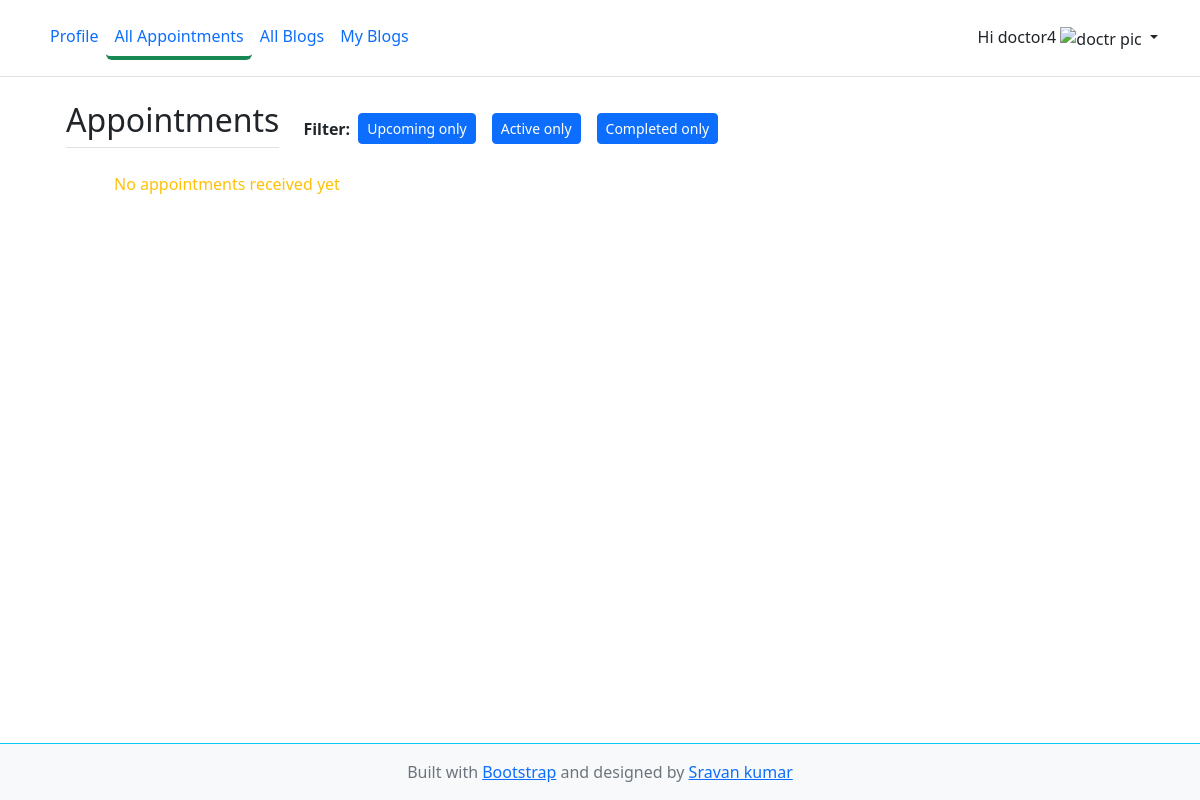
Before: /doctor/appointments/ (signed in) with the older database file.
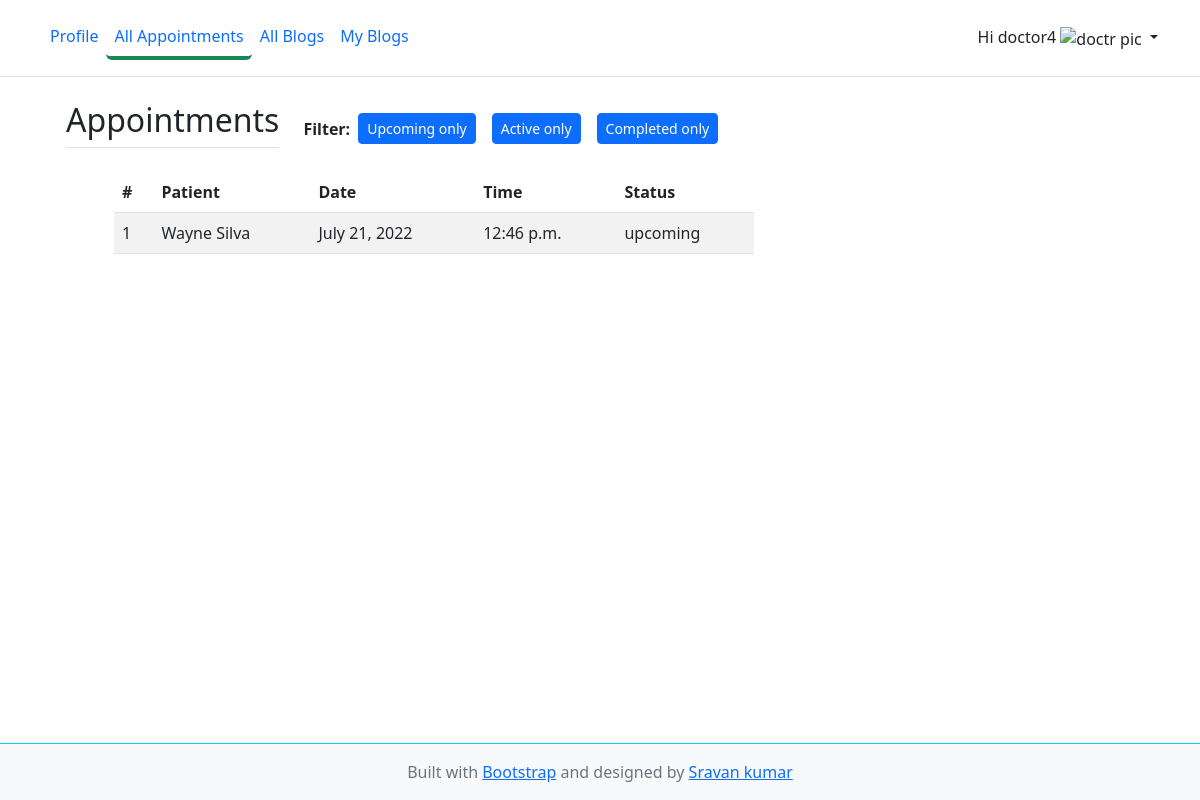
After: the same page with the newer database file.
### accounts/models.py (models this page shows, shortened)
class CustomUser(AbstractUser):
    role_options = (
        ('admin', "Admin"),
        ('doctor', "Doctor"),
        ('patient', "Patient"),
    )
    gender_options = (
        ("male", "Male"),
        ("female", "Female"),
    )
    role = models.CharField(choices=role_options, default="admin", max_length=30)
    gender = models.CharField(choices=gender_options, max_length=20)
    age = models.PositiveIntegerField(null=True)

### patients/models.py (models this page shows)
class Appointments(models.Model):
    status_choices = [
        ("finished", "finished"),
        ("upcoming", "upcoming"),
        ("ongoing", "ongoing"),
    ]
    patient = models.ForeignKey(CustomUser, on_delete=models.CASCADE, related_name="app_patient")
    doctor = models.ForeignKey(Doctors, on_delete=models.CASCADE, related_name="app_doctor")
    date = models.DateField(null=True, blank=True)
    time = models.TimeField(null=True, blank=True)
    date_time_start = models.DateTimeField(null=True, blank=True)
    date_time_end = models.DateTimeField(null=True, blank=True)
    status = models.CharField(null=True, blank=True, max_length=20, choices=status_choices)

### doctors/views.py (the view)
# urls.py: path('appointments/', views.AppointmentsView.as_view(), name="appointments"),
class AppointmentsView(ListView):
    model = Appointments
    context_object_name = 'appointments'
    template_name = 'doctor/appointments.html'
    def get_queryset(self):
        return self.model.objects.filter(doctor=self.request.user.doctor.id).order_by('-date_time_start')

### doctors/context_preprocessor.py (called while the page is built)
def specialised_categories(request):
    categories = Specialities.objects.all()
    form = DoctorDetailsForm()
    doctor = Doctors.objects.all()
    context = {
        'fm': form,
        'specialisations': categories,
        'doctors': doctor
    }
    return context

### templates/doctor/appointments.html (shortened to what this page needs)
{% extends 'doctor/base.html' %}
{% block content %}
<div class="container px-4 py-2" id="icon-grid">
    <div class="d-flex align-items-center">
        <h2 class="pb-2 border-bottom me-4">Appointments</h2>
        <b>Filter:</b>
        <a href="{% url 'doctor:appointments-filter' 1 %}" class="btn btn-primary btn-sm mx-2">Upcoming only</a>
        <a href="{% url 'doctor:appointments-filter' 2 %}" class="btn btn-primary btn-sm mx-2">Active only</a>
        <a href="{% url 'doctor:appointments-filter' 3 %}" class="btn btn-primary btn-sm mx-2">Completed only</a>
    </div>
    <div class="row px-5">
        <div class="col-lg-8 mt-3">
            {% if appointments %}
            <table class="table table-striped">
                <thead>
                <tr>
                    <th scope="col">#</th>
                    <th scope="col">Patient</th>
                    <th scope="col">Date</th>
                    <th scope="col">Time</th>
                    {% if filter and filter == 2 %}
                        <th scope="col">Chat</th>
                    {% else %}
                        <th scope="col">Status</th>
                    {% endif %}
                </tr>
                </thead>
                <tbody>
                {% for appointment in appointments %}
                <tr>
                    <td>{{ forloop.counter }}</td>
                    <td>{{ appointment.patient.first_name }} {{ appointment.patient.last_name }}</td>
                    <td>{{ appointment.date }}</td>
                    <td>{{ appointment.time }}</td>
                    {% if filter and filter == 2 %}
                        <td>
                            <a href="{% url 'chat' appointment.id %}" class="btn btn-primary btn-sm">Open Chat</a>
                        </td>
                    {% else %}
                        <td>{{ appointment.status }}</td>
                    {% endif %}
                </tr>
                {% endfor %}
                </tbody>
            </table>
            {% else %}
            <p class="text-warning">No appointments received yet</p>
            {% endif %}
        </div>
    </div>
</div>
{% endblock %}

### templates/doctor/base.html (shortened to what this page needs)
<!doctype html>
{% load static %}
<html lang="en" class="h-100">
<head>
    <link href='https://unpkg.com/boxicons@2.1.2/css/boxicons.min.css' rel='stylesheet'>
    <link href="https://cdn.jsdelivr.net/npm/bootstrap@5.2.0-beta1/dist/css/bootstrap.min.css" rel="stylesheet">
    <link href="{% static 'vendor/fontawesome-free/css/all.min.css' %}" rel="stylesheet" type="text/css">
    <link rel="stylesheet" href="{% static 'css/custom.css' %}">
</head>
<body class="d-flex flex-column h-100">
    <header class="p-3 mb-3 border-bottom sticky-top bg-white">
        <div class="container">
            <div class="d-flex flex-wrap align-items-center justify-content-center justify-content-lg-start">
                <ul class="nav col-12 col-lg-auto me-lg-auto mb-2 justify-content-center mb-md-0">
                    {% url 'doctor:profile' as doc_prof %}
                    <li>
                        <a href="{{doc_prof}}" class="nav-link px-2 link-primary {% if request.path == doc_prof %} border-bottom border-success border-4 rounded {% endif %}">Profile</a>
                    </li>
                    {% url 'doctor:appointments' as doc_app %}
                    <li>
                        <a href="{{doc_app}}" class="nav-link px-2 link-primary {% if request.path == doc_app %} border-bottom border-success border-4 rounded {% endif %}">All Appointments</a>
                    </li>
                    {% url 'blog:blogs' as blogs %}
                    <li>
                        <a href="{{ blogs }}" class="nav-link px-2 link-primary {% if request.path == blogs %} border-bottom border-success border-4 rounded {% endif %}">All Blogs</a>
                    </li>
                    {% url 'blog:my-articles' as my_blogs %}
                    <li>
                        <a href="{{ my_blogs }}" class="nav-link px-2 link-primary {% if request.path == my_blogs %} border-bottom border-success border-4 rounded {% endif %}">My Blogs</a>
                    </li>
                </ul>
                {% if request.user and request.user.is_authenticated %}
                <div class="dropdown text-end">
                    <a href="#" class="d-block link-dark text-decoration-none dropdown-toggle" id="dropdownUser1" data-bs-toggle="dropdown" aria-expanded="false">
                        <span>Hi {{ request.user.username }}</span>
                        {% if request.user.profile_image %}
                            <img src="{{ request.user.profile_image.url }}" alt="doctr pic" width="32px" height="32px">
                        {% else %}
                            {% if request.user.gender == "male" %}
                            <img src="{% static 'img/profile_male.svg' %}" alt="doctr pic" width="32px" height="32px">
                            {% else %}
                            <img src="{% static 'img/profile_female.svg' %}" alt="doctr pic" width="32px" height="32px">
                            {% endif %}
                        {% endif %}
                    </a>
                </div>
                {% else %}
                <ul class="nav col-12 col-lg-auto mb-2 justify-content-center mb-md-0">
                    <li><a href="{% url 'login' %}" class="btn btn-outline-success mx-3">Login</a></li>
                    <li><a href="{% url 'register' %}" class="btn btn-outline-success">Register</a></li>
                </ul>
                {% endif %}
            </div>
        </div>
    </header>
    <div class="container">
        {% block content %}
        {% endblock %}
    </div>
    <footer class="footer mt-auto py-3 bg-light border-top border-info">
      <div class="container text-center">
        <span class="text-muted">Built with <a href="https://getbootstrap.com/" target="_blank">Bootstrap</a> and designed by <a
                href="https://github.com/sravan-kumar-ta" target="_blank">Sravan kumar</a>
        </span>
      </div>
    </footer>
</body>
</html>

Changed rows visible on the page:
added Appointments: patient.first_name "Wayne", patient.last_name "Silva", date "July 21, 2022", time "12:46 p.m.", status "upcoming"
Other visible differences:
text no longer shown: "No appointments received yet"
text now shown: "# Patient Date Time Status"
